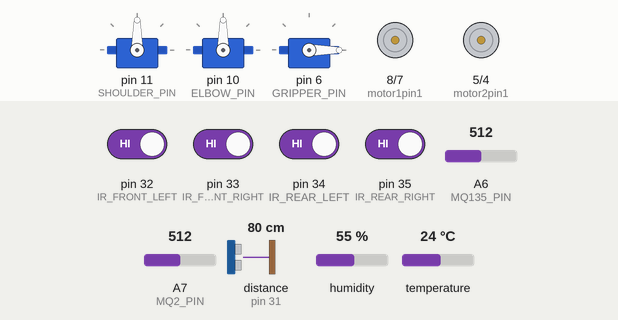
Recording of a sketch running on a simulated Arduino Mega 2560, built with avr-gcc and run on an emulated ATmega2560. On the bench: 3 × servo, motor-driver pin pairs drawn as motors (green arrow = first pin HIGH = forward, orange = second pin HIGH = backward, longer = more drive, scaled by the enable pin). Wiring (inferred from the names in the program): ultrasonic range finder: trigger pin 30; echo pin 31. Inputs (shaded band) come from the test bench; at power-on: pin 32 (IR_FRONT_LEFT), pin 33 (IR_FRONT_RIGHT), pin 34 (IR_REAR_LEFT), pin 35 (IR_REAR_RIGHT) HIGH, distance to the obstacle (sensor on pin 31) 80 cm, A6 (MQ135_PIN) = 512, A7 (MQ2_PIN) = 512, humidity 55 %, temperature 24 °C. The echo pulse lasts 58.3 µs per cm; no radio packets arrive unless stated; what the sketch prints to the serial monitor is not drawn.

Above: at 1.3 s.
1.4 s: distance to the obstacle (sensor on pin 31) set to 22 cm
5.5 s: distance to the obstacle (sensor on pin 31) set to 19 cm
At 6.0 s:
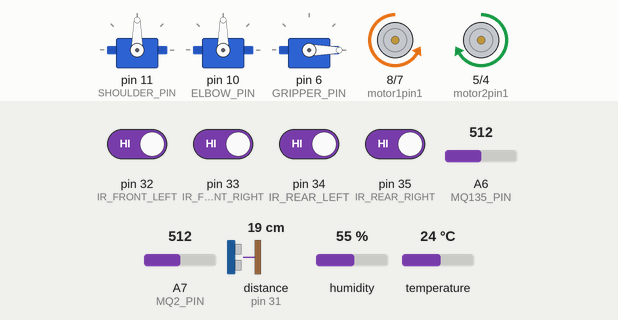
9.0 s: pin 32 (IR_FRONT_LEFT) driven LOW
12.5 s: distance to the obstacle (sensor on pin 31) set to 250 cm
16.0 s: pin 33 (IR_FRONT_RIGHT) driven LOW
19.5 s: pin 32 (IR_FRONT_LEFT) driven HIGH
Timing chart, 0 to 24.0 s (numbered marks = the images above; inputs shaded):
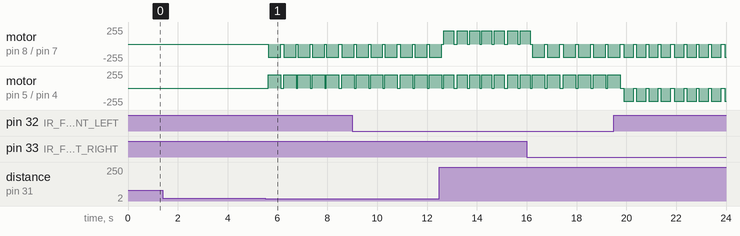

Measured:
- the behaviour switches between 21 and 20 cm on distance to the obstacle (sensor on pin 31) (found by bisection; images 0 and 1)
- after the input at 1.4 s, every drawn part: stays the same
- after the input at 5.5 s, motor on pin 8 (motor1pin1) / pin 7 (motor1pin2): alternates backward 200/255 for 0.50 s and stopped for 0.08 s, starting after 0.13 s; motor on pin 5 (motor2pin1) / pin 4 (motor2pin2): alternates forward 200/255 for 0.50 s and stopped for 0.08 s, starting after 0.13 s

The sketch:

HRover_code.ino
```cpp
#include <SPI.h>
#include <RF24.h>
#include <Servo.h>
#include <DHT.h>

// RF Module
RF24 radio(48, 53);
const byte address[6] = "rover";

// DHT22
#define DHT_PIN 22
#define DHT_TYPE DHT22
DHT dht(DHT_PIN, DHT_TYPE);

// Motor Pins
const int motor1pin1 = 8;
const int motor1pin2 = 7;
const int motor2pin1 = 5;
const int motor2pin2 = 4;
const int ena = 9;
const int enb = 3;

// Servo Pins
Servo shoulder;
Servo elbow;
Servo gripper;
const int SHOULDER_PIN = 11;
const int ELBOW_PIN    = 10;
const int GRIPPER_PIN  = 6;

// Servo Positions
int shoulderPos = 90;
int elbowPos    = 90;

// IR Sensor Pins
const int IR_FRONT_LEFT  = 32;
const int IR_FRONT_RIGHT = 33;
const int IR_REAR_LEFT   = 34;
const int IR_REAR_RIGHT  = 35;

// Ultrasonic Pins
const int TRIG_PIN = 30;
const int ECHO_PIN = 31;

// Gas Sensor Pins
const int MQ135_PIN = A6;
const int MQ2_PIN   = A7;

// Obstacle thresholds
const int ULTRASONIC_THRESHOLD = 20;  // cm
const int LIDAR_THRESHOLD      = 30;  // cm

// Timing
unsigned long lastSensorSend = 0;
const long SENSOR_INTERVAL = 2000;

// Data packets
struct DataPacket {
    int joyX;
    int joyY;
    bool button;
    int armX;
    int armY;
    bool armBtn;
};

struct ReceivePacket {
    float temperature;
    float humidity;
};


// TF-Luna LiDAR via Serial1

void setupTFLuna() {
    Serial1.begin(115200);
    delay(100);
}

int getTFLunaDistance() {
    // Flush buffer first
    while (Serial1.available() > 9) Serial1.read();

    if (Serial1.available() >= 9) {
        if (Serial1.read() == 0x59) {
            if (Serial1.read() == 0x59) {
                int low  = Serial1.read();
                int high = Serial1.read();
                for (int i = 0; i < 5; i++) Serial1.read();
                int distance = low + high * 256;
                if (distance > 0 && distance < 800) {
                    return distance;
                }
            }
        }
    }
    return -1;
}


// Ultrasonic

long getUltrasonicDistance() {
    digitalWrite(TRIG_PIN, LOW);
    delayMicroseconds(2);
    digitalWrite(TRIG_PIN, HIGH);
    delayMicroseconds(10);
    digitalWrite(TRIG_PIN, LOW);
    long duration = pulseIn(ECHO_PIN, HIGH, 30000);
    if (duration == 0) return -1;
    return duration * 0.034 / 2;
}


// Motor functions

void stopMotors() {
    analogWrite(ena, 0);
    analogWrite(enb, 0);
}

void moveForward(int speed) {
    analogWrite(ena, speed);
    analogWrite(enb, speed);
    digitalWrite(motor1pin1, HIGH);
    digitalWrite(motor1pin2, LOW);
    digitalWrite(motor2pin1, LOW);
    digitalWrite(motor2pin2, HIGH);
}

void moveBackward(int speed) {
    analogWrite(ena, speed);
    analogWrite(enb, speed);
    digitalWrite(motor1pin1, LOW);
    digitalWrite(motor1pin2, HIGH);
    digitalWrite(motor2pin1, HIGH);
    digitalWrite(motor2pin2, LOW);
}

void turnRight(int speed) {
    analogWrite(ena, speed);
    analogWrite(enb, speed);
    digitalWrite(motor1pin1, HIGH);
    digitalWrite(motor1pin2, LOW);
    digitalWrite(motor2pin1, HIGH);
    digitalWrite(motor2pin2, LOW);
}

void turnLeft(int speed) {
    analogWrite(ena, speed);
    analogWrite(enb, speed);
    digitalWrite(motor1pin1, LOW);
    digitalWrite(motor1pin2, HIGH);
    digitalWrite(motor2pin1, LOW);
    digitalWrite(motor2pin2, HIGH);
}


// Setup

void setup() {
    // Motor pins
    pinMode(motor1pin1, OUTPUT);
    pinMode(motor1pin2, OUTPUT);
    pinMode(motor2pin1, OUTPUT);
    pinMode(motor2pin2, OUTPUT);
    pinMode(ena, OUTPUT);
    pinMode(enb, OUTPUT);

    // IR pins
    pinMode(IR_FRONT_LEFT,  INPUT);
    pinMode(IR_FRONT_RIGHT, INPUT);
    pinMode(IR_REAR_LEFT,   INPUT);
    pinMode(IR_REAR_RIGHT,  INPUT);

    // Ultrasonic pins
    pinMode(TRIG_PIN, OUTPUT);
    pinMode(ECHO_PIN, INPUT);

    // Servos
    shoulder.attach(SHOULDER_PIN);
    elbow.attach(ELBOW_PIN);
    gripper.attach(GRIPPER_PIN);
    shoulder.write(shoulderPos);
    elbow.write(elbowPos);
    gripper.write(0);

    // DHT
    dht.begin();

    // TF-Luna
    setupTFLuna();

    // RF
    radio.begin();
    radio.enableAckPayload();
    radio.enableDynamicPayloads();
    radio.openReadingPipe(0, address);
    radio.setPALevel(RF24_PA_LOW);
    radio.startListening();

    Serial.begin(9600);
    Serial.println("Rover klar!");
}


// Loop

void loop() {

    // READ ALL SENSORS
    float temperature = dht.readTemperature();
    float humidity    = dht.readHumidity();
    int   mq135Value  = analogRead(MQ135_PIN);
    int   mq2Value    = analogRead(MQ2_PIN);
    long  ultraDist   = getUltrasonicDistance();
    int   lidarDist   = getTFLunaDistance();

    // IR sensors (LOW = obstacle detected)
    bool irFrontLeft  = digitalRead(IR_FRONT_LEFT)  == LOW;
    bool irFrontRight = digitalRead(IR_FRONT_RIGHT) == LOW;
    bool irRearLeft   = digitalRead(IR_REAR_LEFT)   == LOW;
    bool irRearRight  = digitalRead(IR_REAR_RIGHT)  == LOW;

    // SEND SENSOR DATA TO PI VIA SERIAL
    unsigned long now = millis();
    if (now - lastSensorSend >= SENSOR_INTERVAL) {
        lastSensorSend = now;
        if (!isnan(temperature) && !isnan(humidity)) {
            Serial.print("TEMP:");
            Serial.print(temperature);
            Serial.print(",HUM:");
            Serial.print(humidity);
            Serial.print(",GAS:");
            Serial.print(mq135Value);
            Serial.print(",MQ2:");
            Serial.println(mq2Value);
        }
    }

    // PRINT SENSOR STATUS
    if (lidarDist > 0) {
        Serial.print("LiDAR afstand: ");
        Serial.print(lidarDist);
        Serial.println(" cm");
    }
    if (ultraDist > 0) {
        Serial.print("Ultralyd afstand: ");
        Serial.print(ultraDist);
        Serial.println(" cm");
    }

    Serial.print("IR sensorer — FL:");
    Serial.print(irFrontLeft ? "BLOKERET" : "FRI");
    Serial.print(" FR:");
    Serial.print(irFrontRight ? "BLOKERET" : "FRI");
    Serial.print(" RL:");
    Serial.print(irRearLeft ? "BLOKERET" : "FRI");
    Serial.print(" RR:");
    Serial.println(irRearRight ? "BLOKERET" : "FRI");

    // OBSTACLE AVOIDANCE
    bool obstacleDetected = false;

    // Priority 1
    if (lidarDist > 0 && lidarDist < LIDAR_THRESHOLD) {
        obstacleDetected = true;
        Serial.println("FORHINDRING (LiDAR: " + String(lidarDist) + "cm) — BAKKER");
        moveBackward(200);
        delay(500);
        stopMotors();
        Serial.println("DREJER HØJRE for at undvige");
        turnRight(200);
        delay(400);
        stopMotors();
    }
    // Priority 2
    else if (ultraDist > 0 && ultraDist < ULTRASONIC_THRESHOLD) {
        obstacleDetected = true;
        Serial.println("FORHINDRING (Ultralyd: " + String(ultraDist) + "cm) — BAKKER");
        moveBackward(200);
        delay(500);
        stopMotors();
    }
    // Priority 3 — IR sensors
    else if (irFrontLeft && irFrontRight) {
        obstacleDetected = true;
        Serial.println("FORHINDRING FORUDE (IR begge) — BAKKER");
        moveBackward(200);
        delay(500);
        stopMotors();
    }
    else if (irFrontLeft) {
        obstacleDetected = true;
        Serial.println("FORHINDRING VENSTRE (IR) — DREJER HØJRE");
        turnRight(200);
        delay(400);
        stopMotors();
    }
    else if (irFrontRight) {
        obstacleDetected = true;
        Serial.println("FORHINDRING HØJRE (IR) — DREJER VENSTRE");
        turnLeft(200);
        delay(400);
        stopMotors();
    }
    else if (irRearLeft || irRearRight) {
        obstacleDetected = true;
        Serial.println("FORHINDRING BAGVED (IR) — STOPPER");
        stopMotors();
    }

    // RF JOYSTICK CONTROL
    ReceivePacket response;
    response.temperature = isnan(temperature) ? 0 : temperature;
    response.humidity    = isnan(humidity)    ? 0 : humidity;
    radio.writeAckPayload(0, &response, sizeof(response));

    if (radio.available() && !obstacleDetected) {
        DataPacket data;
        radio.read(&data, sizeof(data));

        // Drive control
        if (data.joyY > 0) {
            int speed = map(data.joyY, 0, 100, 100, 255);
            Serial.println("BEVÆGELSE: FREMAD");
            moveForward(speed);
        }
        else if (data.joyY < 0) {
            int speed = map(abs(data.joyY), 0, 100, 100, 255);
            Serial.println("BEVÆGELSE: BAGLÆNS");
            moveBackward(speed);
        }
        else if (data.joyX > 0) {
            int speed = map(data.joyX, 0, 100, 100, 255);
            Serial.println("BEVÆGELSE: DREJER MED URET");
            turnRight(speed);
        }
        else if (data.joyX < 0) {
            int speed = map(abs(data.joyX), 0, 100, 100, 255);
            Serial.println("BEVÆGELSE: DREJER MOD URET");
            turnLeft(speed);
        }
        else {
            stopMotors();
        }

        // Arm control
        if (data.armY > 20) {
            shoulderPos = constrain(shoulderPos + 2, 0, 180);
            shoulder.write(shoulderPos);
            Serial.println("ARM: SKULDER OP");
        }
        else if (data.armY < -20) {
            shoulderPos = constrain(shoulderPos - 2, 0, 180);
            shoulder.write(shoulderPos);
            Serial.println("ARM: SKULDER NED");
        }

        if (data.armX > 20) {
            elbowPos = constrain(elbowPos + 2, 0, 180);
            elbow.write(elbowPos);
            Serial.println("ARM: ALBUE UD");
        }
        else if (data.armX < -20) {
            elbowPos = constrain(elbowPos - 2, 0, 180);
            elbow.write(elbowPos);
            Serial.println("ARM: ALBUE NED");
        }

        // Gripper
        if (data.armBtn) {
            gripper.write(90);
            Serial.println("GRIBER: LUKKET");
        } else {
            gripper.write(0);
            Serial.println("GRIBER: ÅBEN");
        }
    }

    delay(20);
}
```
